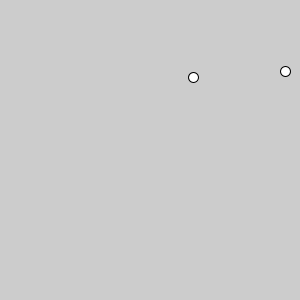
Frame 1 (no input)
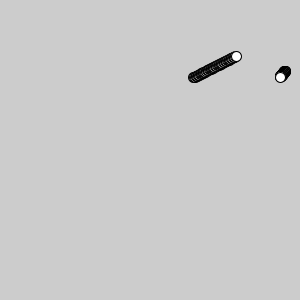
Frame 60 (the mouse pressed at the canvas centre just before this capture)
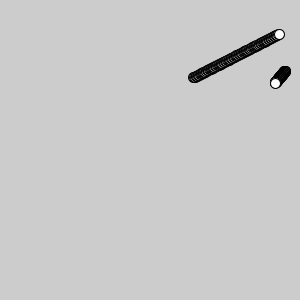
Frame 120 (the mouse held since frame 60 and released just before this capture)

The Processing sketch that drew these frames (run headless with seeded random() and noise(); from frame 60 on, the mouse is pressed at the canvas centre):

// Processing sketch: Part4_2_3
// ── Part4_2_3.pde
float[] x, y, vx, vy;

void setup(){
  size(300, 300);
  x = new float[2];
  y = new float[2];
  vx = new float[2];
  vy = new float[2];
  x[0] = random(0, width);
  y[0] = random(0, height);
  x[1] = random(0, width);
  y[1] = random(0, height);
  vx[0] = random(-1, 1);
  vy[0] = random(-1, 1);
  vx[1] = random(-1, 1);
  vy[1] = random(-1, 1);
}

void draw(){
  ellipse(x[0], y[0], 10, 10);
  ellipse(x[1], y[1], 10, 10);
  x[0] += vx[0];
  y[0] += vy[0];
  x[1] += vx[1];
  y[1] += vy[1];
}
